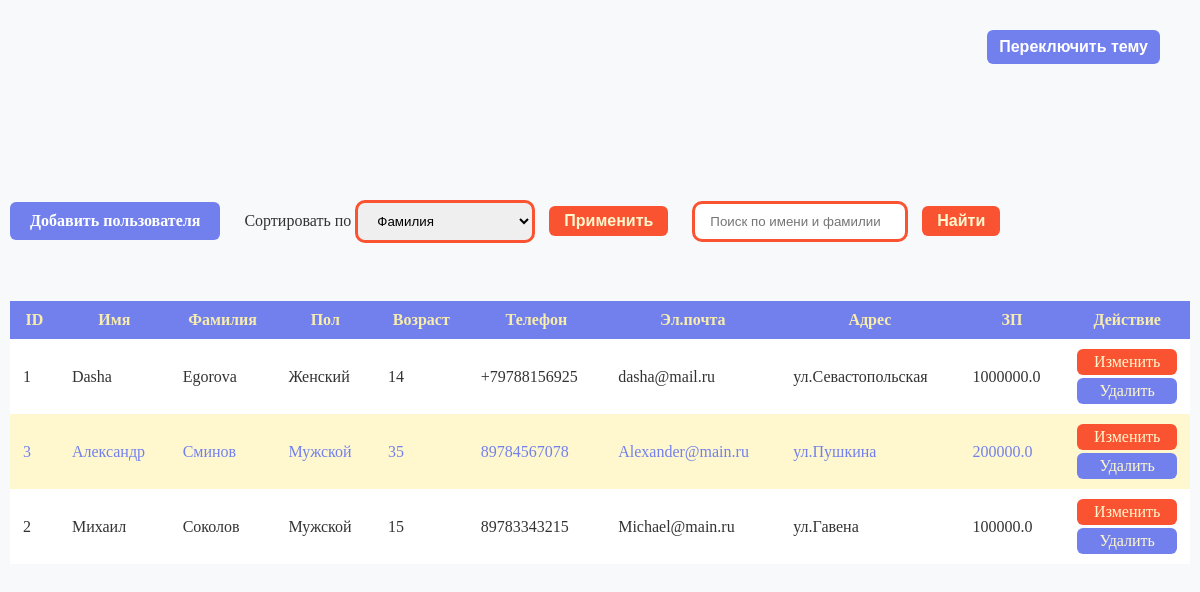
Before: / with the older database file.
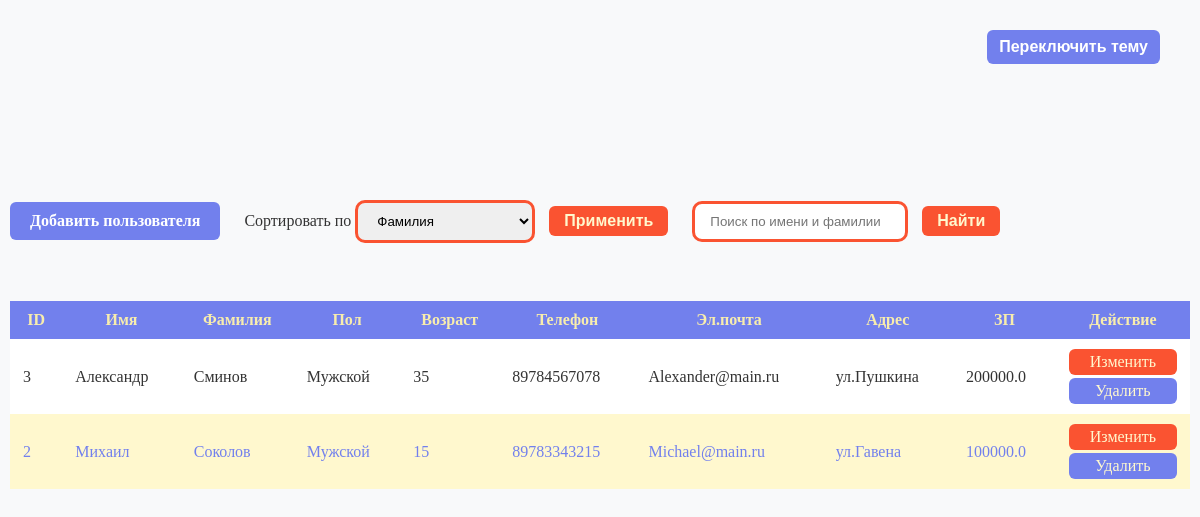
After: the same page with the newer database file.
### tables this page shows
CREATE TABLE users(
        id INTEGER PRIMARY KEY AUTOINCREMENT,
        first_name TEXT NOT NULL,
        last_name TEXT NOT NULL,
        gender TEXT NOT NULL,
        age INTEGER NOT NULL,
        phone TEXT NOT NULL,
        email TEXT NOT NULL,
        address TEXT NOT NULL,
        salary REAL NOT NULL
        
    );

### app.py (the view)
@app.route("/")
def main():
    conn = get_db_conn()
    sort_by = request.args.get("sort_by","last_name")
    search_query = request.args.get("search","")# ПОИСК
    query = "SELECT * FROM users"
    if search_query:
        query += f" WHERE first_name LIKE ? OR last_name LIKE ?"
        users = conn.execute(query, [f"%{search_query}%", f"%{search_query}%"]).fetchall()
    else:
        query += f" ORDER BY {sort_by}"
        users = conn.execute(query).fetchall()
    conn.close()
    return render_template("index.html",users=users, sort_by=sort_by, search=search_query)

### app.py (called while the page is built)
def get_db_conn():
    conn =  sqlite3.connect("users.db")
    conn.row_factory = sqlite3.Row
    return conn

### templates/index.html (shortened to what this page needs)
<!DOCTYPE html>
<html lang="en">
<head>
    <link id="theme-style" rel="stylesheet" href="{{ url_for('static',filename = 'css/light.css') }}">
</head>
<body>
    <div class="container">
        <button id="theme-toggle" class="theme-button">Переключить тему</button>
        <a href="{{ url_for('add_user')}}" class="add-button">Добавить пользователя</a>
         <form action="" method="get" class="sort-form">
            <label for="sort_by">Сортировать по</label>
            <select name="sort_by" id="sort_by">
                <option value="last_name">Фамилия</option>
            </select>
            <button class="apply" type="submit">Применить</button>
         </form>
          <form action="/" method="get" class="search-form">
            <input type="text" name="search" placeholder="Поиск по имени и фамилии" value="">
            <button class="search_button" type="submit">Найти</button>
          </form>
           <table>
                <thead>
                    <tr>
                        <th>ID</th>
                        <th>Имя</th>
                        <th>Фамилия</th>
                        <th>Пол</th>
                        <th>Возраст</th>
                        <th>Телефон</th>
                        <th>Эл.почта</th>
                        <th>Адрес</th>
                        <th>ЗП</th>
                        <th>Действие</th>
                    </tr>
                </thead>
                <tbody>
                    {% for user in users %}
                    <tr>
                        <td>{{ user[0] }}</td>
                        <td>{{ user[1] }}</td>
                        <td>{{ user[2] }}</td>
                        <td>{{ user[3] }}</td>
                        <td>{{ user[4] }}</td>
                        <td>{{ user[5] }}</td>
                        <td>{{ user[6] }}</td>
                        <td>{{ user[7] }}</td>
                        <td>{{ user[8] }}</td>
                        <td>
                            <a href="{{ url_for('edit_user', user_id=user.id) }}" class="edit_button">Изменить</a>
                            <a href="{{ url_for('delete_user', user_id=user.id) }}" class="delete_button">Удалить</a>
                        </td>
                    </tr>
                    {% endfor %}
                </tbody>
           </table>
    </div>
</body>
</html>

Changed rows visible on the page:
removed users: id "1", first_name "Dasha", last_name "Egorova", gender "Женский", age "14", phone "+79788156925", email "dasha@mail.ru", address "ул.Севастопольская", salary "1000000.0"
